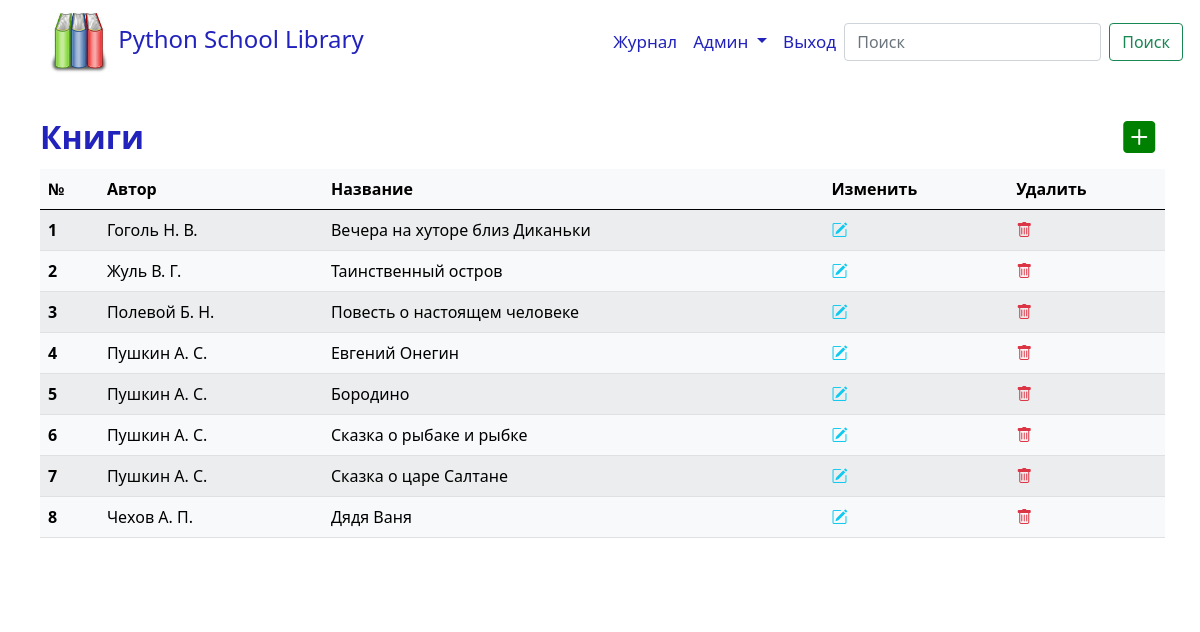
/books (signed in), run on the app's committed database.
### library/models/book.py (models this page shows, shortened)
class Book(db.Model):
    __tablename__ = 'books'
    id = db.Column(db.Integer, primary_key=True, autoincrement=True)
    title = db.Column(db.String(120), nullable=False)
    author_id = db.Column(db.Integer, db.ForeignKey('authors.id'))

### library/models/author.py (models this page shows, shortened)
class Author(db.Model):
    __tablename__ = 'authors'
    id = db.Column(db.Integer, primary_key=True, autoincrement=True)
    first_name = db.Column(db.String(64), nullable=False)
    middle_name = db.Column(db.String(64))
    last_name = db.Column(db.String(64), nullable=False)
    books = db.relationship('Book', backref='author', cascade='all, delete-orphan', lazy='select')

### library/views/books_view.py (the view)
@blueprint.route('/books')
@login_required
def get_books():
    if not current_user.is_admin:
        return render_template('forbidden.html'), 403
    headers = (
        '№',
        'Автор',
        'Название',
        'Изменить',
        'Удалить',
    )
    db_fields = (Author.last_name, Author.first_name, Author.middle_name)
    authors = Author.query.join(Author.books).order_by(*db_fields, Book.title).all()
    if authors:
        return render_template(
            'books.html',
            headers=headers,
            authors=authors,
            caption_table='Книги'
        )
    return redirect(url_for('books.add_book'))

### library/models/user.py (called while the page is built)
@login_manager.user_loader
def load_user(user_id):
    return User.query.get(int(user_id))

### library/templates/books.html (shortened to what this page needs)
{% extends "base.html" %}
{% block main_content %}
    <div>
        <table class="table table-light table-hover table-striped table-responsive w-auto mw-100">
            <caption>{{ caption_table }}
                <div style="position:relative;float:right;">
                    <a class="plus-btn" href="{{ url_for('books.add_book') }}" role="button">
                        <i class="bi bi-plus-square-fill"></i></a>
                </div>
            </caption>
            <thead>
            <tr>
                {% for field in headers %}
                    <th>{{ field }}</th>
                {% endfor %}
            </tr>
            </thead>
            <tbody>
            {% set row_index = namespace(value = 1) %}
            {% for author in authors %}
                {% for book in author.books %}
                    <tr>
                        <th>{{ row_index.value }}</th>
                        <td>{{ author.last_name ~' '~ author.first_name[0] ~'. '~ author.middle_name[0] ~'.' }}</td>
                        <td>{{ book.title }}</td>
                        <td><a class="text-decoration-none text-info"
                               href="{{ url_for('books.edit_book', book_id=book.id, author_id=author.id ) }}">
                            <i class="bi bi-pencil-square"></i></a>
                        </td>
                        <td><a class="text-decoration-none text-danger"
                               href="{{ url_for('books.delete_book', book_id=book.id, author_id=author.id) }}">
                            <i class="bi bi-trash"></i></a>
                        </td>
                    </tr>
                    {% set row_index.value = row_index.value + 1 %}
                {% endfor %}
            {% endfor %}
            </tbody>
        </table>
    </div>
{% endblock %}
{% block additional_css %}
    <link rel="stylesheet" href="{{ url_for('static', filename='css/table.css') }}"/>
{% endblock %}

### library/static/css/table.css (style rules this page uses)
.table { margin-left: 20px; }
caption { caption-side: top; font-size: 32px; font-weight: bold; color: #2222bc; }
.plus-btn { color: green; margin-right: 10px; }
.mw-100 { min-width: 97%; }

### data on the page
Author: last_name+first_name+middle_name "Гоголь Н. В."
Book: value "1", title "Вечера на хуторе близ Диканьки"
Author: last_name+first_name+middle_name "Жуль В. Г."
Book: value "2", title "Таинственный остров"
Author: last_name+first_name+middle_name "Полевой Б. Н."
Book: value "3", title "Повесть о настоящем человеке"
Author: last_name+first_name+middle_name "Пушкин А. С."
Book: value "4", title "Евгений Онегин"
Book: value "5", title "Бородино"
Book: value "6", title "Сказка о рыбаке и рыбке"
Book: value "7", title "Сказка о царе Салтане"
Author: last_name+first_name+middle_name "Чехов А. П."
Book: value "8", title "Дядя Ваня"

### other printed values
{{ caption_table }} "Книги"
{{ field }} "№" "Автор" "Название" "Изменить" "Удалить"
